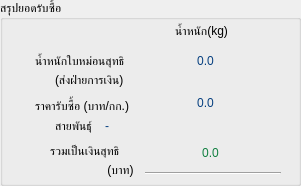
     <widget class="QGroupBox" name="groupBox_20">
      <property name="geometry">
       <rect>
        <x>700</x>
        <y>320</y>
        <width>301</width>
        <height>186</height>
       </rect>
      </property>
      <property name="title">
       <string>สรุปยอดรับซื้อ</string>
      </property>
      <widget class="QLabel" name="label_91">
       <property name="geometry">
        <rect>
         <x>55</x>
         <y>70</y>
         <width>91</width>
         <height>20</height>
        </rect>
       </property>
       <property name="text">
        <string>(ส่งฝ่ายการเงิน)</string>
       </property>
      </widget>
      <widget class="QLabel" name="label_92">
       <property name="geometry">
        <rect>
         <x>35</x>
         <y>50</y>
         <width>110</width>
         <height>21</height>
        </rect>
       </property>
       <property name="text">
        <string>น้ำหนักใบหม่อนสุทธิ</string>
       </property>
      </widget>
      <widget class="QLabel" name="label_93">
       <property name="geometry">
        <rect>
         <x>175</x>
         <y>15</y>
         <width>71</width>
         <height>31</height>
        </rect>
       </property>
       <property name="text">
        <string>น้ำหนัก(kg)</string>
       </property>
      </widget>
      <widget class="QLabel" name="lbl_Resulte_TotalWeight_Accounting_2">
       <property name="geometry">
        <rect>
         <x>155</x>
         <y>50</y>
         <width>101</width>
         <height>21</height>
        </rect>
       </property>
       <property name="styleSheet">
        <string notr="true">color: rgb(7, 64, 128);
font: 20pt &quot;.AppleSystemUIFont&quot;;</string>
       </property>
       <property name="text">
        <string>0.0</string>
       </property>
       <property name="alignment">
        <set>Qt::AlignCenter</set>
       </property>
      </widget>
      <widget class="QLabel" name="label_96">
       <property name="geometry">
        <rect>
         <x>35</x>
         <y>95</y>
         <width>135</width>
         <height>21</height>
        </rect>
       </property>
       <property name="text">
        <string>ราคารับซื้อ (บาท/กก.)</string>
       </property>
      </widget>
      <widget class="QLabel" name="label_95">
       <property name="geometry">
        <rect>
         <x>55</x>
         <y>115</y>
         <width>51</width>
         <height>21</height>
        </rect>
       </property>
       <property name="styleSheet">
        <string notr="true">font: 12pt &quot;.AppleSystemUIFont&quot;;</string>
       </property>
       <property name="text">
        <string>สายพันธุ์</string>
       </property>
      </widget>
      <widget class="QLabel" name="lbl_Resulte_Type">
       <property name="geometry">
        <rect>
         <x>105</x>
         <y>115</y>
         <width>111</width>
         <height>21</height>
        </rect>
       </property>
       <property name="styleSheet">
        <string notr="true">color: rgb(7, 64, 128);</string>
       </property>
       <property name="text">
        <string>-</string>
       </property>
      </widget>
      <widget class="QLabel" name="lbl_Resulte_TotalWeightMeterial_3">
       <property name="geometry">
        <rect>
         <x>160</x>
         <y>95</y>
         <width>91</width>
         <height>16</height>
        </rect>
       </property>
       <property name="styleSheet">
        <string notr="true">color: rgb(7, 64, 128);
font: 20pt &quot;.AppleSystemUIFont&quot;;</string>
       </property>
       <property name="text">
        <string>0.0</string>
       </property>
       <property name="alignment">
        <set>Qt::AlignCenter</set>
       </property>
      </widget>
      <widget class="QLabel" name="label_94">
       <property name="geometry">
        <rect>
         <x>50</x>
         <y>140</y>
         <width>91</width>
         <height>21</height>
        </rect>
       </property>
       <property name="text">
        <string>รวมเป็นเงินสุทธิ</string>
       </property>
      </widget>
      <widget class="QLabel" name="lbl_Resulte_TotalPrice">
       <property name="geometry">
        <rect>
         <x>135</x>
         <y>140</y>
         <width>151</width>
         <height>26</height>
        </rect>
       </property>
       <property name="styleSheet">
        <string notr="true">font: 28pt &quot;.AppleSystemUIFont&quot;;
color: rgb(16, 128, 64);</string>
       </property>
       <property name="text">
        <string>0.0</string>
       </property>
       <property name="alignment">
        <set>Qt::AlignCenter</set>
       </property>
      </widget>
      <widget class="QLabel" name="label_97">
       <property name="geometry">
        <rect>
         <x>100</x>
         <y>160</y>
         <width>41</width>
         <height>20</height>
        </rect>
       </property>
       <property name="text">
        <string>(บาท)</string>
       </property>
       <property name="alignment">
        <set>Qt::AlignCenter</set>
       </property>
      </widget>
      <widget class="Line" name="line">
       <property name="geometry">
        <rect>
         <x>145</x>
         <y>165</y>
         <width>136</width>
         <height>16</height>
        </rect>
       </property>
       <property name="orientation">
        <enum>Qt::Horizontal</enum>
       </property>
      </widget>
     </widget>
